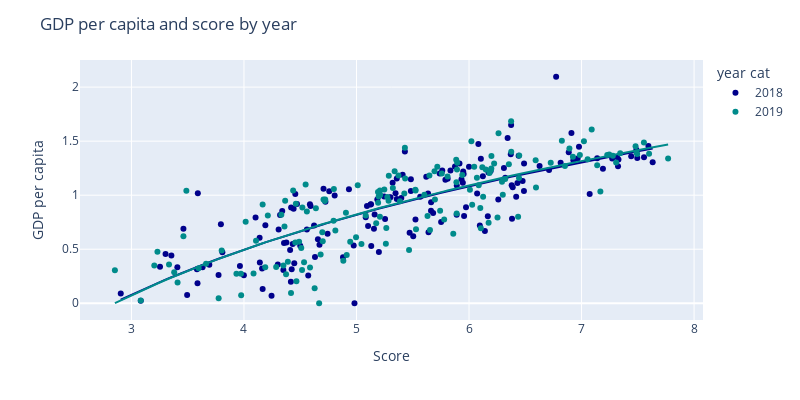
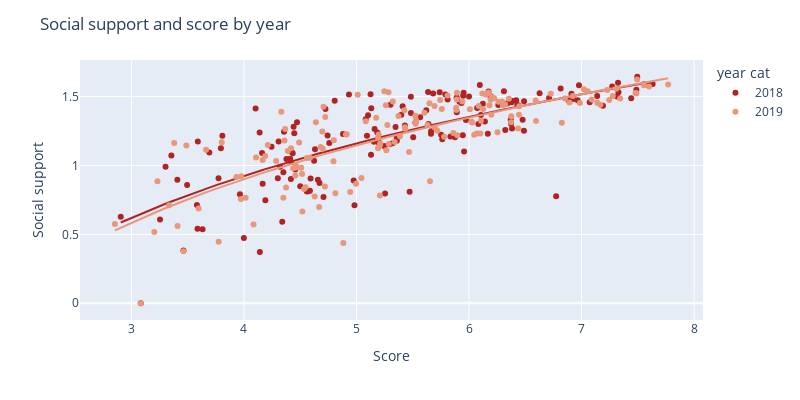

The code cell stored with these charts, in order, in its notebook:
### Code cell
#Scatter plot score, year, variable
color_pairs = [
    ['darkblue', 'darkcyan'], 
    ['firebrick', 'darksalmon'],  
    ['darkgreen', 'darkolivegreen'], 
    ['indigo', 'darkmagenta'],  
    ['orange', 'coral'], 
]

# Loop through the columns and assign a different color pair to each graph
for idx, i in enumerate(columns_to_describe):
    color_pair = color_pairs[idx % len(color_pairs)]  # Ensure we cycle through color pairs
    fig = px.scatter(happiness_score, 
                     x='Score', 
                     y=i, 
                     color="year cat",  # 'year cat' determines the color
                     color_discrete_sequence=color_pair, # Apply the unique color pair
                     trendline='ols', trendline_options=dict(log_x=True)
                    ) 
    fig.update_layout(title=f'{i} and score by year', width=800, height=400) 
    fig.show()

### Figure 1 — Plotly figure (JSON) as saved in the notebook; plotly's stock layout.template omitted (floating-point values rounded to 4 significant figures; data arrays with more than 128 entries replaced by an {"elided": "..."} marker saying what was removed)
{"data": [{"hovertemplate": "year cat=2018<br>Score=%{x}<br>GDP per capita=%{y}<extra></extra>", "legendgroup": "2018", "marker": {"color": "darkblue", "symbol": "circle"}, "mode": "markers", "name": "2018", "orientation": "v", "showlegend": true, "type": "scatter", "x": {"elided": "156 float values"}, "xaxis": "x", "y": {"elided": "156 float values"}, "yaxis": "y"}, {"hovertemplate": "<b>OLS trendline</b><br>GDP per capita = 3.33748 * log10(Score) + -1.51359<br>R<sup>2</sup>=0.643772<br><br>year cat=2018<br>Score=%{x}<br>GDP per capita=%{y} <b>(trend)</b><extra></extra>", "legendgroup": "2018", "marker": {"color": "darkblue", "symbol": "circle"}, "mode": "lines", "name": "2018", "showlegend": false, "type": "scatter", "x": {"elided": "156 float values"}, "xaxis": "x", "y": {"elided": "156 float values"}, "yaxis": "y"}, {"hovertemplate": "year cat=2019<br>Score=%{x}<br>GDP per capita=%{y}<extra></extra>", "legendgroup": "2019", "marker": {"color": "darkcyan", "symbol": "circle"}, "mode": "markers", "name": "2019", "orientation": "v", "showlegend": true, "type": "scatter", "x": {"elided": "156 float values"}, "xaxis": "x", "y": {"elided": "156 float values"}, "yaxis": "y"}, {"hovertemplate": "<b>OLS trendline</b><br>GDP per capita = 3.37502 * log10(Score) + -1.5361<br>R<sup>2</sup>=0.625445<br><br>year cat=2019<br>Score=%{x}<br>GDP per capita=%{y} <b>(trend)</b><extra></extra>", "legendgroup": "2019", "marker": {"color": "darkcyan", "symbol": "circle"}, "mode": "lines", "name": "2019", "showlegend": false, "type": "scatter", "x": {"elided": "156 float values"}, "xaxis": "x", "y": {"elided": "156 float values"}, "yaxis": "y"}], "layout": {"height": 400, "legend": {"title": {"text": "year cat"}, "tracegroupgap": 0}, "margin": {"t": 60}, "title": {"text": "GDP per capita and score by year"}, "width": 800, "xaxis": {"anchor": "y", "autorange": true, "domain": [0, 1], "range": [2.543, 8.079], "title": {"text": "Score"}, "type": "linear"}, "yaxis": {"anchor": "x", "autorange": true, "domain": [0, 1], "range": [-0.155, 2.251], "title": {"text": "GDP per capita"}, "type": "linear"}}}

### Figure 2 — Plotly figure (JSON) as saved in the notebook; plotly's stock layout.template omitted (floating-point values rounded to 4 significant figures; data arrays with more than 128 entries replaced by an {"elided": "..."} marker saying what was removed)
{"data": [{"hovertemplate": "year cat=2018<br>Score=%{x}<br>Social support=%{y}<extra></extra>", "legendgroup": "2018", "marker": {"color": "firebrick", "symbol": "circle"}, "mode": "markers", "name": "2018", "orientation": "v", "showlegend": true, "type": "scatter", "x": {"elided": "156 float values"}, "xaxis": "x", "y": {"elided": "156 float values"}, "yaxis": "y"}, {"hovertemplate": "<b>OLS trendline</b><br>Social support = 2.43633 * log10(Score) + -0.542418<br>R<sup>2</sup>=0.576343<br><br>year cat=2018<br>Score=%{x}<br>Social support=%{y} <b>(trend)</b><extra></extra>", "legendgroup": "2018", "marker": {"color": "firebrick", "symbol": "circle"}, "mode": "lines", "name": "2018", "showlegend": false, "type": "scatter", "x": {"elided": "156 float values"}, "xaxis": "x", "y": {"elided": "156 float values"}, "yaxis": "y"}, {"hovertemplate": "year cat=2019<br>Score=%{x}<br>Social support=%{y}<extra></extra>", "legendgroup": "2019", "marker": {"color": "darksalmon", "symbol": "circle"}, "mode": "markers", "name": "2019", "orientation": "v", "showlegend": true, "type": "scatter", "x": {"elided": "156 float values"}, "xaxis": "x", "y": {"elided": "156 float values"}, "yaxis": "y"}, {"hovertemplate": "<b>OLS trendline</b><br>Social support = 2.53622 * log10(Score) + -0.625703<br>R<sup>2</sup>=0.626219<br><br>year cat=2019<br>Score=%{x}<br>Social support=%{y} <b>(trend)</b><extra></extra>", "legendgroup": "2019", "marker": {"color": "darksalmon", "symbol": "circle"}, "mode": "lines", "name": "2019", "showlegend": false, "type": "scatter", "x": {"elided": "156 float values"}, "xaxis": "x", "y": {"elided": "156 float values"}, "yaxis": "y"}], "layout": {"height": 400, "legend": {"title": {"text": "year cat"}, "tracegroupgap": 0}, "margin": {"t": 60}, "title": {"text": "Social support and score by year"}, "width": 800, "xaxis": {"anchor": "y", "autorange": true, "domain": [0, 1], "range": [2.543, 8.079], "title": {"text": "Score"}, "type": "linear"}, "yaxis": {"anchor": "x", "autorange": true, "domain": [0, 1], "range": [-0.1216, 1.766], "title": {"text": "Social support"}, "type": "linear"}}}
